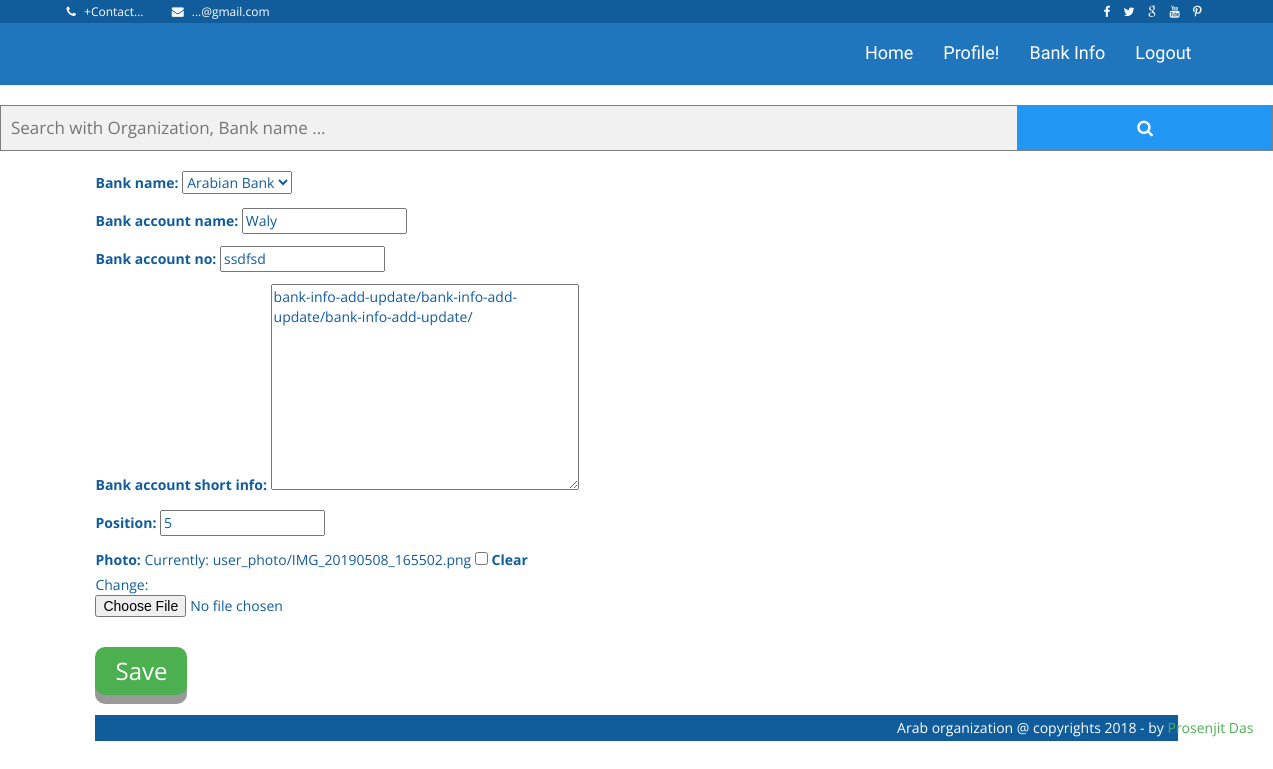
/bank-info-add-update/ (signed in), run on an earlier commit of the app's database.
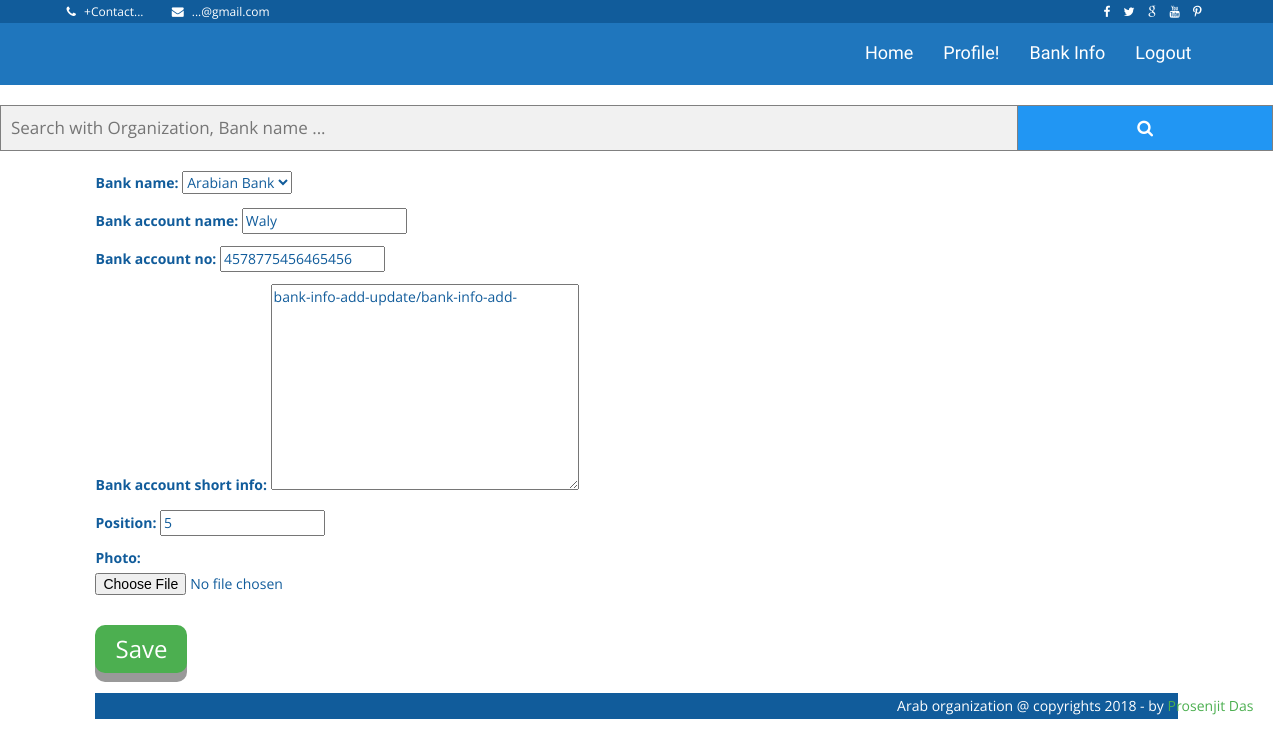
And on a later commit of the database.
### accounts/models.py (models this page shows, shortened)
class User(AbstractBaseUser):
    email = models.EmailField(max_length=255, unique=True)
    full_name = models.CharField(max_length=255, blank=True, null=True)
    active = models.BooleanField(default=True) # Can Login
    staff = models.BooleanField(default=False) # staff user non Superuser
    admin = models.BooleanField(default=False) # Superuser
    timestamp = models.DateTimeField(auto_now_add=True)
    org_name = models.CharField(max_length=200)
    org_short_name = models.CharField(max_length=200, blank=True, null=True)
    logo = models.ImageField(upload_to='org_logo/', blank=True)
    address = models.CharField(max_length=260)
    telephone = models.IntegerField(blank=True, null=True)
    whatsapp = models.IntegerField(blank=True, null=True)
    fax = models.CharField(max_length=50)
    p_o_box = models.CharField(max_length=80)
    permit_number = models.CharField(max_length=15, null=True)
    permit_date = models.CharField(max_length=10, null=True)
    board_members = models.TextField()
    info = models.TextField()
    org_types = models.ForeignKey(OrgType, on_delete=models.CASCADE, null=True)
    goals = models.TextField()
    projects = models.TextField()
    permit = models.BooleanField(default=False)
    state = models.ForeignKey(State, on_delete=models.CASCADE, null=True)
    city = models.ForeignKey(City, on_delete=models.CASCADE, null=True)
    org_links = models.URLField(blank=True)
    bank_name = models.ForeignKey(Bank, on_delete=models.CASCADE, blank=True, null=True)
    bank_account_name = models.CharField(max_length=100, blank=True, null=True)
    bank_account_no = models.CharField(max_length=100, unique=True, null=True, blank=True)
    bank_account_short_info = models.TextField(blank=True, null=True)
    position = models.PositiveSmallIntegerField(blank=True, null=True)
    photo = models.ImageField(upload_to='user_photo/', blank=True)
    created_at = models.DateTimeField(auto_now_add=True)
    updated_at = models.DateTimeField(auto_now=True)
    slug = models.SlugField()
    USERNAME_FIELD = 'email'  # Username
    REQUIRED_FIELDS = ['full_name'] # 'full_name'
    objects = UserManager()
    class Meta:
        ordering = ('org_name',)
        index_together = (('id', 'slug'),)
    @property
    def is_active(self):
        return self.active

### accounts/views.py (the view)
# urls.py: re_path('bank-info-add-update/', views.bank_info_add_update, name='bank_info_add_update'),
@login_required
def bank_info_add_update(request):
    if request.method == 'POST':
        form = BankInfoForm(request.POST, instance=request.user)
        if form.is_valid():
            form.save()
            return render(request, 'profile/success-bank-info-add-update.html')
    else:
        form = BankInfoForm(instance=request.user)
        context = {
            "form": form,
        }
        return render(request, 'profile/bank-info-add-update.html', context)

### accounts/forms.py
class BankInfoForm(UserChangeForm):
    class Meta:
        model = User
        fields = ('bank_name', 'bank_account_name', 'bank_account_no',
                  'bank_account_short_info', 'position', 'photo',)

### accounts/models.py (called while the page is built)
    def __str__(self):
        return self.name

### accounts/templates/profile/bank-info-add-update.html (shortened to what this page needs)
{% extends 'index.html' %}
{% load static %}
{% block content %}
    <div style="margin:0 auto;width:85%;text-align:left" class="agileits-top">
    <form id="user_form" method="post" action="" enctype="multipart/form-data">
                {{ form.as_p }}
        <br>
        <head>
        </head>
        <button class="button">Save</button>
    </form><br>
{% endblock %}

What changed in the data, as far as the page shows it:
changed User "Arabian Bank": bank_account_no "ssdfsd" → "4578775456465456"; bank_account_short_info "bank-info-add-update/bank-info-add-update/bank-info-add-update/" → "bank-info-add-update/bank-info-add-"
Also different on the page:
form field as_p: "☐" → (not shown)
text no longer shown: "Bank name: Bank account name: Bank account no: Bank account short info: Position: Photo: Currently: user_photo/IMG_20190508_165502.png Clear Change:"
text now shown: "Bank name: Bank account name: Bank account no: Bank account short info: Position: Photo:"
